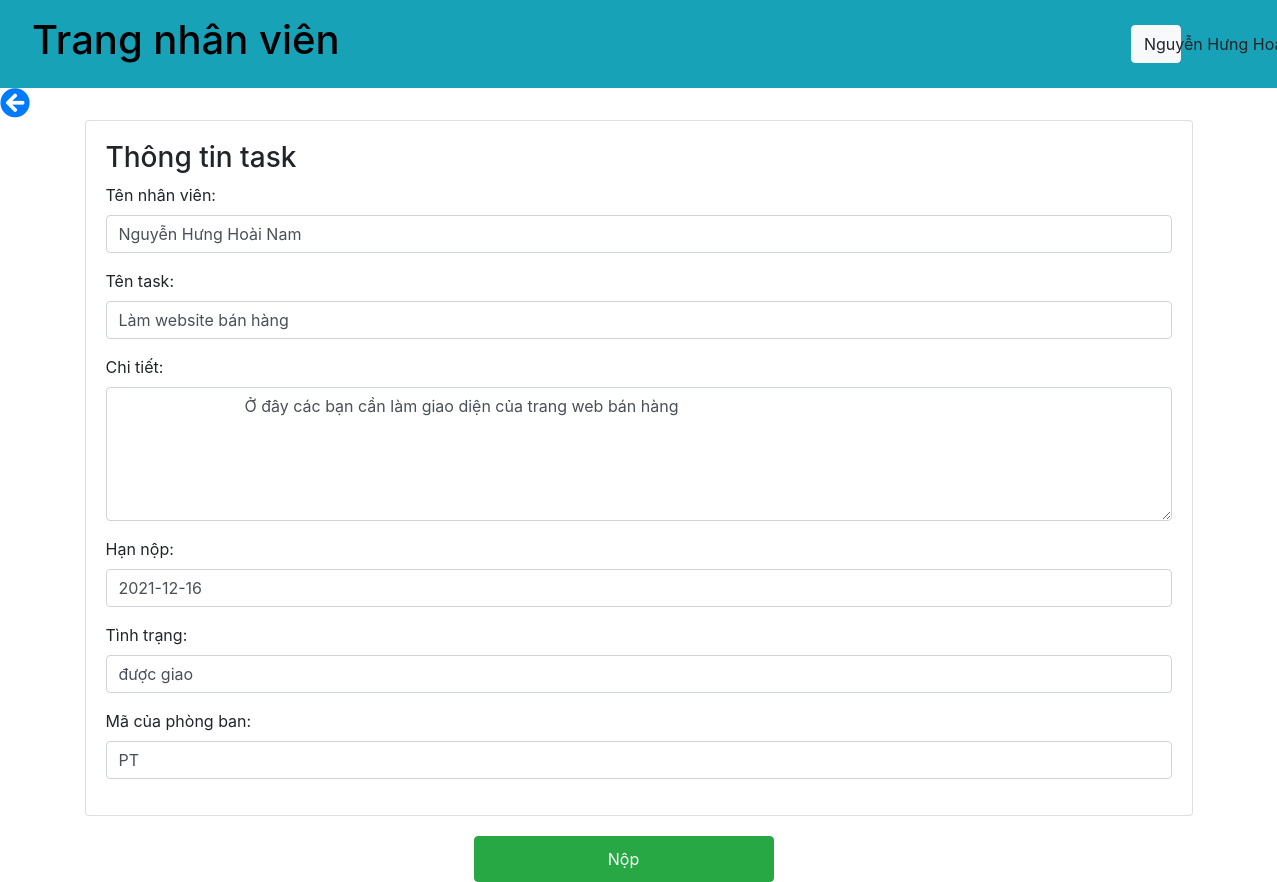
The app's page /api/chiTietTask.php?tenTask=Làm website bán hàng (signed in), older data.
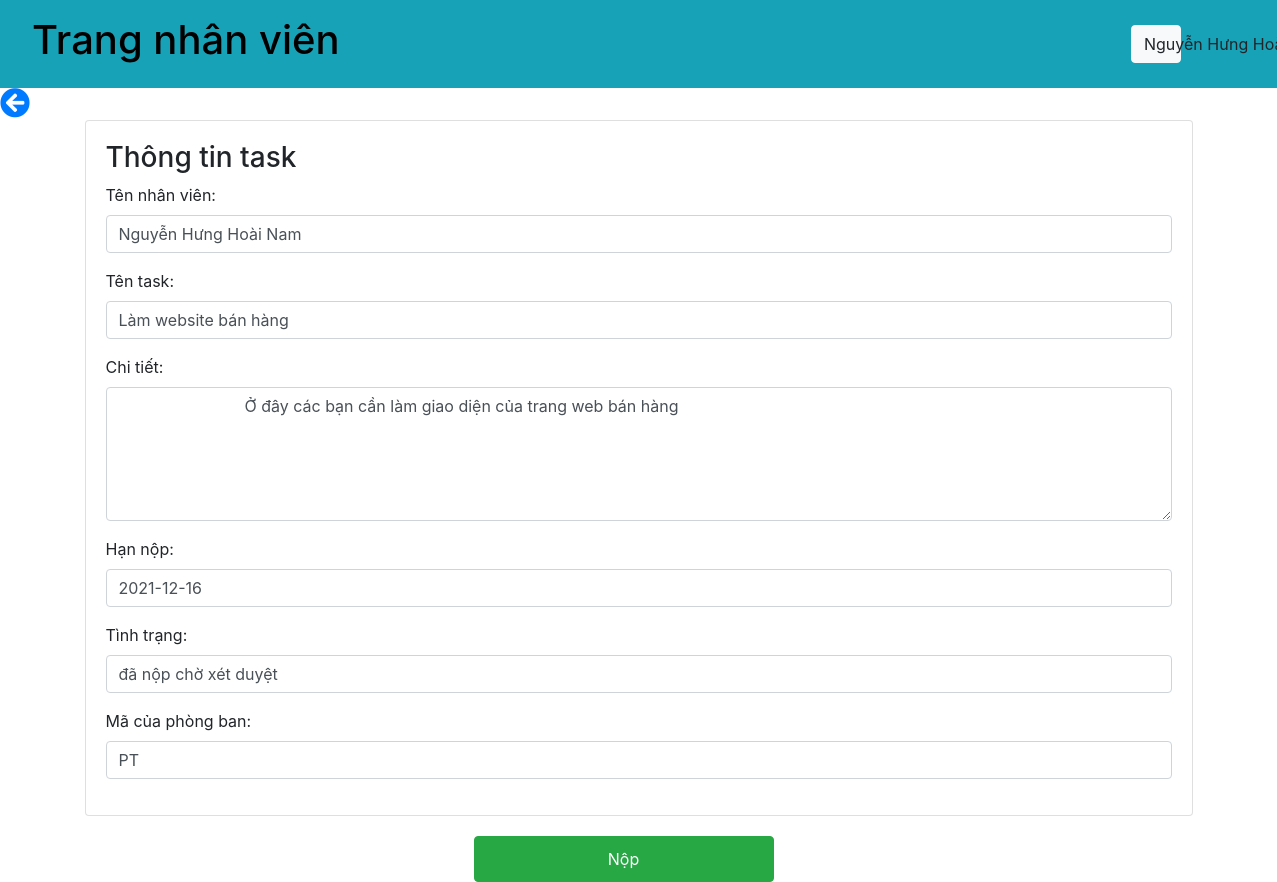
The same page, newer data.
### tables this page shows
CREATE TABLE `task` (
  `id` int(11) NOT NULL,
  `tenTask` varchar(100) NOT NULL,
  `descTask` varchar(100) NOT NULL,
  `nhanvien` varchar(100) NOT NULL,
  `maPB` varchar(50) NOT NULL,
  `deadline` date NOT NULL,
  `status` varchar(100) NOT NULL
);

### db.php (called while the page is built, shortened)
<?php
    function open_database(){
        $conn = mysqli_connect(host, username, password, db);
        return $conn;
    }
    function get_task_by_name($nameTask){
        $conn = open_database();
        $sql = "select * from task where tenTask = ?";
        $stmt = $conn->prepare($sql);
        $stmt->bind_param('s', $nameTask);
        if(!$stmt->execute()){
            return array('code'=>1, 'message'=>'cannot execute message');
        }
        $result = $stmt->get_result();
        $data = $result->fetch_assoc();
        return array('code' => 0, 'message' =>'', 'data' => $data);
    }
?>

### api/chiTietTask.php (the view, shortened to what the changed rows need)
<?php
require_once('../db.php');
?>
<!DOCTYPE html>
<html lang="en">
<head>
    <link rel="stylesheet" href="https://maxcdn.bootstrapcdn.com/bootstrap/4.5.2/css/bootstrap.min.css">
    <link rel="stylesheet" href="https://use.fontawesome.com/releases/v5.15.4/css/all.css">
</head>
<body>
<nav class="navbar navbar-expand-sm bg-info justify-content-between">
    <div class="nav-item">
        <a href="../index.php" style="text-decoration: none; color: black;"><h1 class="nav-link">Trang nhân viên</h1></a>
    </div>
</nav>
<?php
$tenTask = $_GET['tenTask'];
$result1 = get_task_by_name($tenTask);
if($result1['code'] == 0){
    $data1 = $result1['data'];
}else{
    $error = $result1['message'];
}
?>
<div class="container">
    <div class="d-flex justify-content-center">
        <div class="card">
            <div class="card-body">
                    <div class="form-group">
                        <label>Tên nhân viên:</label>
                        <div class="form-control"><?=$data1['nhanvien']?></div>
                    </div>
                    <div class="form-group">
                        <label>Tên task:</label>
                        <div class="form-control"><?=$data1['tenTask']?></div>
                    </div>
                    <div class="form-group">
                        <label>Chi tiết:</label>
                        <textarea class="form-control" rows="5" cols="100">
                            <?=$data1['descTask']?>
                        </textarea>
                    </div>
                    <div class="form-group">
                        <label>Hạn nộp:</label>
                        <div class="form-control"><?=$data1['deadline']?></div>
                    </div>
                    <div class="form-group">
                        <label>Tình trạng:</label>
                        <div class="form-control"><?=$data1['status']?></div>
                    </div>
                    <div class="form-group">
                        <label>Mã của phòng ban:</label>
                        <div class="form-control"><?=$data1['maPB']?></div>
                    </div>
            </div>
        </div>
    </div>
</div>
</body>
</html>

Row changes from the older to the newer data that the page shows:
changed task "Nguyễn Hưng Hoài Nam": status "được giao" → "đã nộp chờ xét duyệt"
